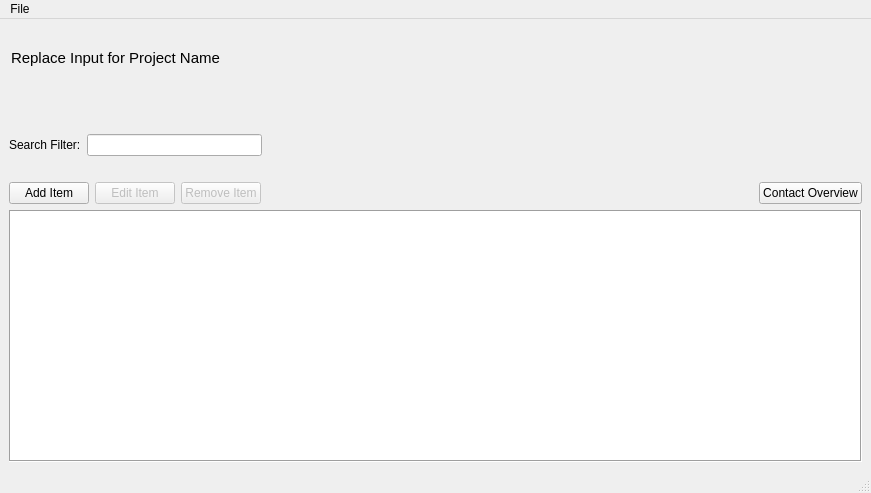
<?xml version="1.0" encoding="UTF-8"?>
<ui version="4.0">
 <class>MainWindow</class>
 <widget class="QMainWindow" name="MainWindow">
  <property name="geometry">
   <rect>
    <x>0</x>
    <y>0</y>
    <width>871</width>
    <height>493</height>
   </rect>
  </property>
  <property name="focusPolicy">
   <enum>Qt::ClickFocus</enum>
  </property>
  <property name="windowTitle">
   <string>MainWindow</string>
  </property>
  <widget class="QWidget" name="centralwidget">
   <layout class="QVBoxLayout" name="verticalLayout">
    <item>
     <layout class="QHBoxLayout" name="horizontalLayout_2">
      <item>
       <layout class="QGridLayout" name="gridLayout">
        <item row="0" column="1">
         <spacer name="horizontalSpacer_3">
          <property name="orientation">
           <enum>Qt::Horizontal</enum>
          </property>
          <property name="sizeHint" stdset="0">
           <size>
            <width>40</width>
            <height>20</height>
           </size>
          </property>
         </spacer>
        </item>
        <item row="2" column="1">
         <spacer name="horizontalSpacer_4">
          <property name="orientation">
           <enum>Qt::Horizontal</enum>
          </property>
          <property name="sizeHint" stdset="0">
           <size>
            <width>40</width>
            <height>20</height>
           </size>
          </property>
         </spacer>
        </item>
        <item row="1" column="1">
         <widget class="QLineEdit" name="lineEdit">
          <property name="font">
           <font>
            <pointsize>11</pointsize>
            <bold>false</bold>
           </font>
          </property>
          <property name="autoFillBackground">
           <bool>false</bool>
          </property>
          <property name="styleSheet">
           <string notr="true">background-color: transparent;</string>
          </property>
          <property name="text">
           <string>Replace Input for Project Name</string>
          </property>
          <property name="frame">
           <bool>false</bool>
          </property>
         </widget>
        </item>
       </layout>
      </item>
      <item>
       <spacer name="horizontalSpacer_2">
        <property name="orientation">
         <enum>Qt::Horizontal</enum>
        </property>
        <property name="sizeHint" stdset="0">
         <size>
          <width>40</width>
          <height>20</height>
         </size>
        </property>
       </spacer>
      </item>
     </layout>
    </item>
    <item>
     <spacer name="horizontalSpacer_9">
      <property name="orientation">
       <enum>Qt::Horizontal</enum>
      </property>
      <property name="sizeHint" stdset="0">
       <size>
        <width>40</width>
        <height>20</height>
       </size>
      </property>
     </spacer>
    </item>
    <item>
     <spacer name="horizontalSpacer_8">
      <property name="orientation">
       <enum>Qt::Horizontal</enum>
      </property>
      <property name="sizeHint" stdset="0">
       <size>
        <width>40</width>
        <height>20</height>
       </size>
      </property>
     </spacer>
    </item>
    <item>
     <layout class="QHBoxLayout" name="horizontalLayout_3">
      <item>
       <layout class="QGridLayout" name="gridLayout_2">
        <item row="0" column="0">
         <widget class="QLabel" name="label_3">
          <property name="text">
           <string>Search Filter:</string>
          </property>
         </widget>
        </item>
        <item row="0" column="1">
         <widget class="QLineEdit" name="searchfilterlineEdit"/>
        </item>
        <item row="0" column="2">
         <spacer name="horizontalSpacer_6">
          <property name="orientation">
           <enum>Qt::Horizontal</enum>
          </property>
          <property name="sizeHint" stdset="0">
           <size>
            <width>40</width>
            <height>20</height>
           </size>
          </property>
         </spacer>
        </item>
       </layout>
      </item>
      <item>
       <spacer name="horizontalSpacer_5">
        <property name="orientation">
         <enum>Qt::Horizontal</enum>
        </property>
        <property name="sizeHint" stdset="0">
         <size>
          <width>40</width>
          <height>20</height>
         </size>
        </property>
       </spacer>
      </item>
     </layout>
    </item>
    <item>
     <spacer name="horizontalSpacer_7">
      <property name="orientation">
       <enum>Qt::Horizontal</enum>
      </property>
      <property name="sizeHint" stdset="0">
       <size>
        <width>40</width>
        <height>20</height>
       </size>
      </property>
     </spacer>
    </item>
    <item>
     <layout class="QHBoxLayout" name="horizontalLayout">
      <item>
       <widget class="QPushButton" name="additempushButton">
        <property name="text">
         <string>Add Item</string>
        </property>
       </widget>
      </item>
      <item>
       <widget class="QPushButton" name="edititempushButton">
        <property name="enabled">
         <bool>false</bool>
        </property>
        <property name="text">
         <string>Edit Item</string>
        </property>
       </widget>
      </item>
      <item>
       <widget class="QPushButton" name="removeitempushButton">
        <property name="enabled">
         <bool>false</bool>
        </property>
        <property name="text">
         <string>Remove Item</string>
        </property>
       </widget>
      </item>
      <item>
       <spacer name="horizontalSpacer">
        <property name="orientation">
         <enum>Qt::Horizontal</enum>
        </property>
        <property name="sizeHint" stdset="0">
         <size>
          <width>40</width>
          <height>20</height>
         </size>
        </property>
       </spacer>
      </item>
      <item>
       <widget class="QPushButton" name="pushButton">
        <property name="text">
         <string>Contact Overview</string>
        </property>
       </widget>
      </item>
     </layout>
    </item>
    <item>
     <widget class="QTableView" name="tableView">
      <property name="font">
       <font>
        <bold>false</bold>
       </font>
      </property>
      <property name="focusPolicy">
       <enum>Qt::StrongFocus</enum>
      </property>
      <property name="layoutDirection">
       <enum>Qt::LeftToRight</enum>
      </property>
      <property name="frameShape">
       <enum>QFrame::Box</enum>
      </property>
      <property name="horizontalScrollBarPolicy">
       <enum>Qt::ScrollBarAlwaysOff</enum>
      </property>
      <property name="editTriggers">
       <set>QAbstractItemView::NoEditTriggers</set>
      </property>
      <property name="dragEnabled">
       <bool>false</bool>
      </property>
      <property name="selectionMode">
       <enum>QAbstractItemView::SingleSelection</enum>
      </property>
      <property name="selectionBehavior">
       <enum>QAbstractItemView::SelectRows</enum>
      </property>
      <attribute name="horizontalHeaderCascadingSectionResizes">
       <bool>true</bool>
      </attribute>
      <attribute name="horizontalHeaderStretchLastSection">
       <bool>false</bool>
      </attribute>
      <attribute name="verticalHeaderVisible">
       <bool>false</bool>
      </attribute>
     </widget>
    </item>
   </layout>
  </widget>
  <widget class="QStatusBar" name="statusbar"/>
  <widget class="QMenuBar" name="menuBar">
   <property name="geometry">
    <rect>
     <x>0</x>
     <y>0</y>
     <width>871</width>
     <height>17</height>
    </rect>
   </property>
   <widget class="QMenu" name="menuFile">
    <property name="title">
     <string>File</string>
    </property>
    <addaction name="separator"/>
    <addaction name="actionLoad"/>
    <addaction name="actionSave"/>
   </widget>
   <addaction name="menuFile"/>
  </widget>
  <action name="actionLoad">
   <property name="text">
    <string>Load</string>
   </property>
  </action>
  <action name="actionSave">
   <property name="text">
    <string>Save</string>
   </property>
  </action>
 </widget>
 <resources/>
 <connections/>
</ui>
